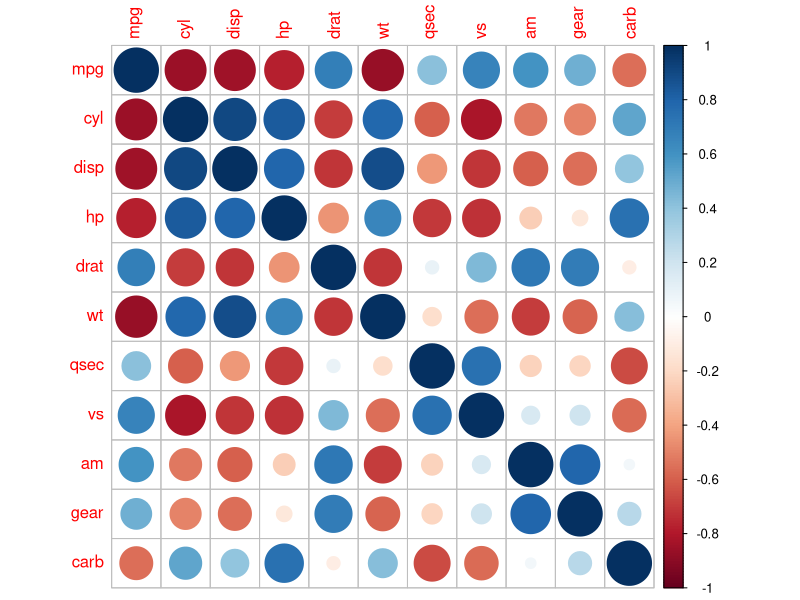
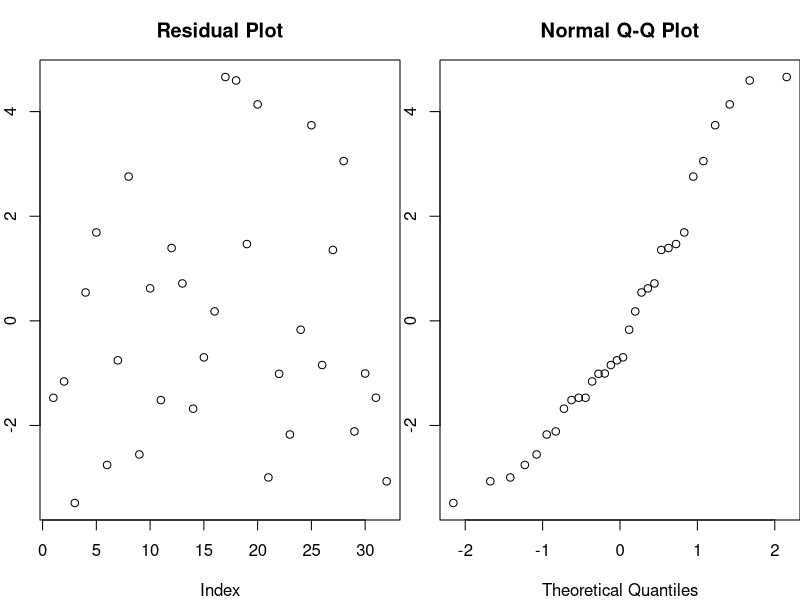

Reproduce these figures in R, in order.
## ---- chunk 1
library(corrplot)
require(graphics)

# build the matrix
mcor<-cor(mtcars)

# plot it
corrplot(mcor)
## ---- chunk 2
# Fitting the model using all variables and finding best predictors
modelFull  <- lm(mpg ~ ., data=mtcars)
final <- step(modelFull, direction = "backward", trace=F)
## ---- chunk 3
final$coefficients
## ---- chunk 4
par(mfrow=c(1,2),mar=c(4,2,3,0))
plot(final$residuals, main="Residual Plot", ylab="Residuals")
qqnorm(final$residuals)
## ---- chunk 5
confInterval <- data.frame(summary(final)$coefficients)
confInterval$min <- (confInterval$Estimate - 1 * qt(.975, df = final$df)
                     * confInterval$Std..Error)
confInterval$max <- (confInterval$Estimate + 1 * qt(.975, df = final$df)
                     * confInterval$Std..Error)
confInterval[c(1,2,5,6)]
